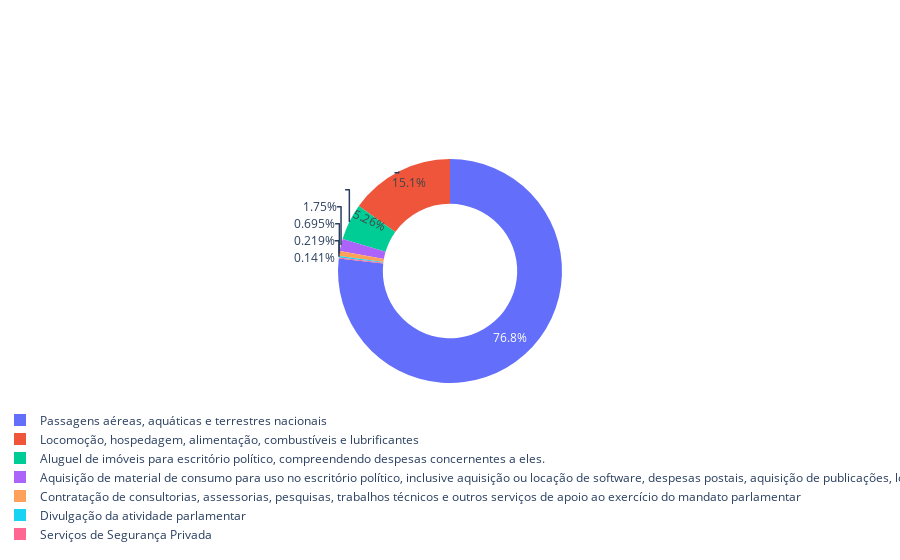

The code cell stored with this chart in its notebook:
### Code cell
fig = px.pie(df_em_dp, 
             values="VALOR_REEMBOLSADO", 
             names="TIPO_DESPESA",
            hole=.6)

fig.update_layout(legend=dict(
    orientation="h"
))

fig.show()

### Figure 1 — Plotly figure (JSON) as saved in the notebook; plotly's stock layout.template omitted (floating-point values rounded to 4 significant figures)
{"data": [{"domain": {"x": [0, 1], "y": [0, 1]}, "hole": 0.6, "hovertemplate": "TIPO_DESPESA=%{label}<br>VALOR_REEMBOLSADO=%{value}<extra></extra>", "labels": ["Aluguel de imóveis para escritório político, compreendendo despesas concernentes a eles.", "Aquisição de material de consumo para uso no escritório político, inclusive aquisição ou locação de software, despesas postais, aquisição de publicações, locação de móveis e de equipamentos. ", "Contratação de consultorias, assessorias, pesquisas, trabalhos técnicos e outros serviços de apoio ao exercício do mandato parlamentar", "Divulgação da atividade parlamentar", "Locomoção, hospedagem, alimentação, combustíveis e lubrificantes", "Passagens aéreas, aquáticas e terrestres nacionais", "Serviços de Segurança Privada"], "legendgroup": "", "name": "", "showlegend": true, "type": "pie", "values": [327100.0, 109000.0, 43230.0, 13650, 942700.0, 4779000.0, 8791.0]}], "layout": {"legend": {"orientation": "h", "tracegroupgap": 0}, "margin": {"t": 60}}}
